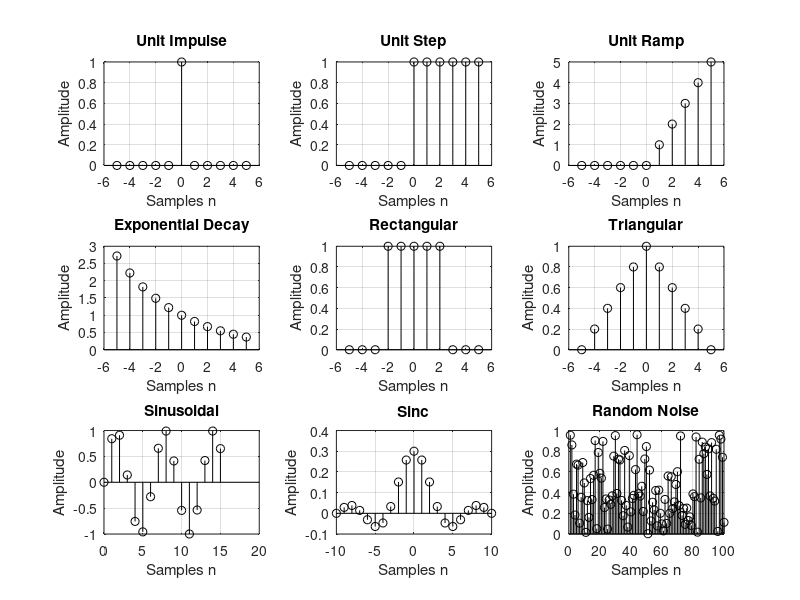

Recreate this plot in MATLAB. (Note: this script raises an error after producing the figure.)
clc; clear; close all;

figure;
% Range for the signals
n = -5:5;

% 1. Unit Impulse
impulse = (n == 0);
subplot(3,3,1);
stem(n, impulse, 'k');
xlabel('Samples n');
ylabel('Amplitude');
title('Unit Impulse');
grid on;

% 2. Unit Step Signal
unit_step = (n >= 0);
subplot(3,3,2);
stem(n, unit_step, 'k');
xlabel('Samples n');
ylabel('Amplitude');
title('Unit Step');
grid on;

% 3. Unit Ramp Signal
ramp_signal = max(0, n);
subplot(3,3,3);
stem(n, ramp_signal, 'k');
xlabel('Samples n');
ylabel('Amplitude');
title('Unit Ramp');
grid on;

% 4. Exponentially Decaying Signal
A = 1;
r = 0.2;
exp_d = A * exp(-r * n);
subplot(3,3,4);
stem(n, exp_d, 'k');
xlabel('Samples n');
ylabel('Amplitude');
title('Exponential Decay');
grid on;

% 5. Rectangular Signal
rectangular_signal = (n >= -2) & (n <= 2);
subplot(3,3,5);
stem(n, rectangular_signal, 'k');
xlabel('Samples n');
ylabel('Amplitude');
title('Rectangular');
grid on;

% 6. Triangular Signal
triangular_signal = 1 - abs(n)/max(abs(n));
triangular_signal(triangular_signal < 0) = 0;
subplot(3,3,6);
stem(n, triangular_signal, 'k');
xlabel('Samples n');
ylabel('Amplitude');
title('Triangular');
grid on;

% 7. Sinusoidal Signal
n = 0:15;
sinusoidal_signal = sin(n);
subplot(3,3,7);
stem(n, sinusoidal_signal, 'k');
xlabel('Samples n');
ylabel('Amplitude');
title('Sinusoidal');
grid on;

% 8. Sinc Signal
n = -10:10;
sinc_signal = sin(0.3 * pi * n) ./ (pi * n);
sinc_signal(n == 0) = 0.3;
subplot(3,3,8);
stem(n, sinc_signal, 'k');
xlabel('Samples n');
ylabel('Amplitude');
title('Sinc');
grid on;

% 9. Random Noise Signal
n = 1:100;
random_noise = rand(1, length(n));
subplot(3,3,9);
stem(n, random_noise, 'k');
xlabel('Samples n');
ylabel('Amplitude');
title('Random Noise');
grid on;

% Overall Title
sgtitle('Discrete Signal Sequence');

% Save the figure 
saveas(gcf, 'discrete_signals_plot.png');
